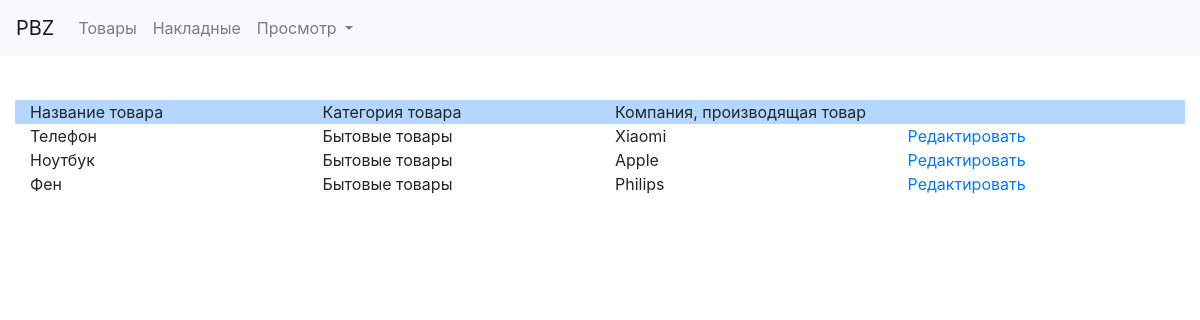
The page /edit_page on the database as committed earlier.
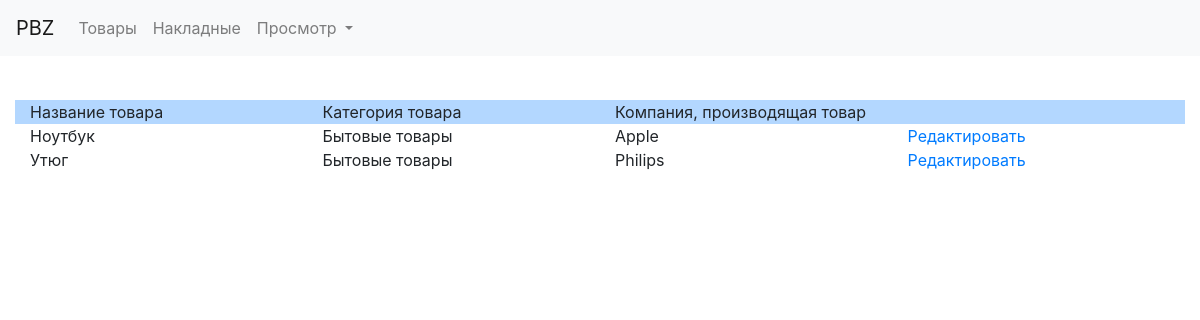
The same page on the database as committed later.
### PBZ/models.py (models this page shows)
class Product(models.Model):
    name = models.CharField(max_length=100)
    category = models.CharField(max_length=100)
    company = models.CharField(max_length=100)

### PBZ/views.py (the view)
# urls.py: path('edit_page',views.edit_page,name='edit_page'),
def edit_page(request):
    context = {}
    context['product'] = Product.objects.all()
    return render(request, 'edit_page.html', context)

### PBZ/templates/edit_page.html
{% extends 'common.html' %}
{% block content %}
    <body class="container-fluid"
          style="background-image: url('http://www.tcsfloors.com/wp-content/uploads/2017/08/AdobeStock_107182915-1024x683.jpeg'); background-repeat: no-repeat; background-size: cover; background-position: center center;">
    <div class="container-fluid" style="background-color: white">
        <div class="row" style="background-color: #b3d7ff;border-color: #1d2124">
            <div class="col-3">Название товара</div>
            <div class="col-3">Категория товара</div>
            <div class="col-3">Компания, производящая товар</div>
            <div class="col-3"></div>
        </div>
        {% for item in product %}
            <div class="row" style="border: 5px;border-color: #1d2124">
            <div class="col-3">{{ item.name }}</div>
            <div class="col-3">{{ item.category }}</div>
            <div class="col-3">{{ item.company }}</div>
             <div class="col-3"><a href="{% url 'edit_product' item.id %}">Редактировать</a></div>
        </div>
        {% endfor %}
    </div>
    </body>
{% endblock %}

Rows that differ between the two databases and show on the page:
removed Product: name "Телефон", category "Бытовые товары", company "Xiaomi"
changed Product "Philips": name "Фен" → "Утюг"
